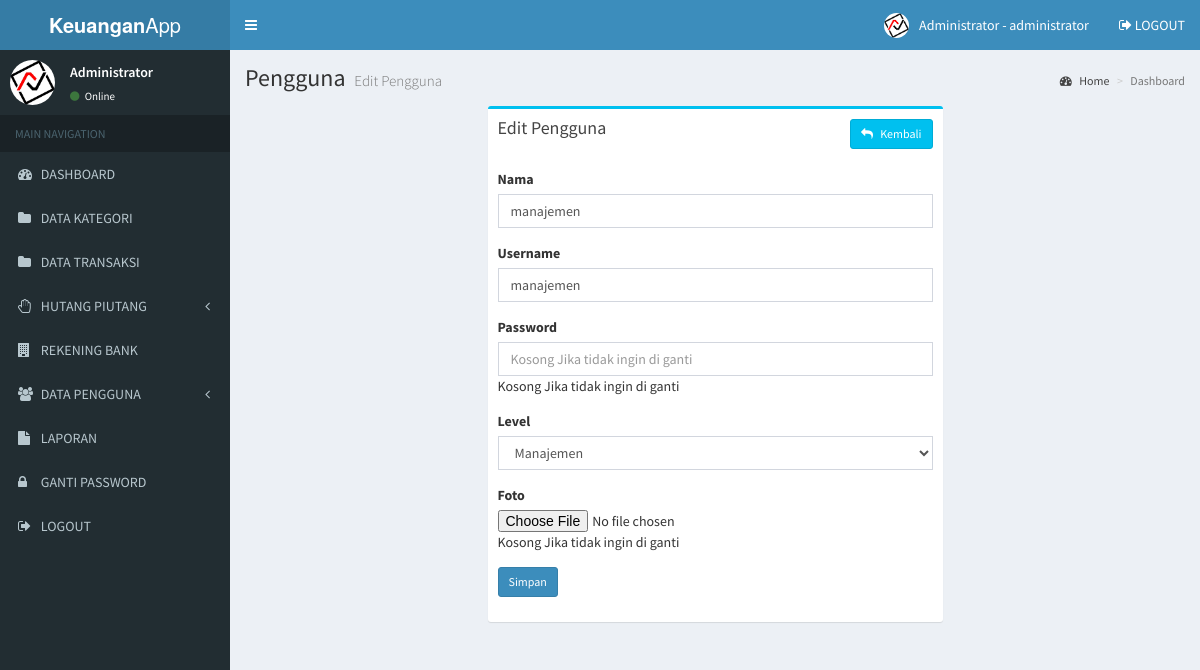
Page /admin/user_edit.php?id=2 (signed in) on the committed database.
### tables this page shows
CREATE TABLE `user` (
  `user_id` int(11) NOT NULL AUTO_INCREMENT,
  `user_nama` varchar(100) NOT NULL,
  `user_username` varchar(100) NOT NULL,
  `user_password` varchar(100) NOT NULL,
  `user_foto` varchar(100) DEFAULT NULL,
  `user_level` varchar(20) NOT NULL,
  PRIMARY KEY (`user_id`)
);

### admin/user_edit.php (the view, shortened to what this page needs)
<?php
include 'header.php';
include '../koneksi.php';
?>
<div class="content-wrapper">
  <section class="content-header">
    <h1>
      Pengguna
      <small>Edit Pengguna</small>
    </h1>
    <ol class="breadcrumb">
      <li><a href="#"><i class="fa fa-dashboard"></i> Home</a></li>
      <li class="active">Dashboard</li>
    </ol>
  </section>
  <section class="content">
    <div class="row">
      <section class="col-lg-6 col-lg-offset-3">
        <div class="box box-info">
          <div class="box-header">
            <h3 class="box-title">Edit Pengguna</h3>
            <a href="user.php" class="btn btn-info btn-sm pull-right"><i class="fa fa-reply"></i> &nbsp; Kembali</a>
          </div>
          <div class="box-body">
            <form action="user_update.php" method="post" enctype="multipart/form-data">
              <?php
              $id = $_GET['id'];
              $data = mysqli_query($koneksi, "select * from user where user_id='$id'");
              while($d = mysqli_fetch_array($data)){
                ?>
                <div class="form-group">
                  <label>Nama</label>
                  <input type="text" class="form-control" name="nama" value="<?php echo $d['user_nama'] ?>" required="required">
                </div>
                <div class="form-group">
                  <label>Username</label>
                  <input type="text" class="form-control" name="username" value="<?php echo $d['user_username'] ?>" required="required">
                </div>
                <div class="form-group">
                  <label>Password</label>
                  <input type="password" class="form-control" name="password" min="5" placeholder="Kosong Jika tidak ingin di ganti">
                  <p>Kosong Jika tidak ingin di ganti</p>
                </div>
                <div class="form-group">
                  <label>Level</label>
                  <select class="form-control" name="level" required="required">
                    <option <?php if($d['user_level'] == "manajemen"){echo "selected='selected'";} ?> value="manajemen"> Manajemen </option>
                  </select>
                </div>
                <div class="form-group">
                  <label>Foto</label>
                  <input type="file" name="foto">
                  <p>Kosong Jika tidak ingin di ganti</p>
                </div>
                <div class="form-group">
                  <input type="submit" class="btn btn-sm btn-primary" value="Simpan">
                </div>
                <?php
              }
              ?>
            </form>
          </div>
        </div>
      </section>
    </div>
  </section>
</div>
<?php include 'footer.php'; ?>

### admin/header.php (shortened to what this page needs)
<!DOCTYPE html>
<html>
<head>
  <link rel="stylesheet" href="../assets/bower_components/bootstrap/dist/css/bootstrap.min.css">
  <link rel="stylesheet" href="../assets/bower_components/font-awesome/css/font-awesome.min.css">
  <link rel="stylesheet" href="../assets/bower_components/Ionicons/css/ionicons.min.css">
  <link rel="stylesheet" href="../assets/dist/css/AdminLTE.min.css">
  <link rel="stylesheet" href="../assets/bower_components/datatables.net-bs/css/dataTables.bootstrap.min.css">
  <link rel="stylesheet" href="../assets/dist/css/skins/_all-skins.min.css">
  <link rel="stylesheet" href="../assets/bower_components/morris.js/morris.css">
  <link rel="stylesheet" href="../assets/bower_components/jvectormap/jquery-jvectormap.css">
  <link rel="stylesheet" href="../assets/bower_components/bootstrap-datepicker/dist/css/bootstrap-datepicker.min.css">
  <link rel="stylesheet" href="../assets/bower_components/bootstrap-daterangepicker/daterangepicker.css">
  <link rel="stylesheet" href="../assets/plugins/bootstrap-wysihtml5/bootstrap3-wysihtml5.min.css">
  <?php
  include '../koneksi.php';
  ?>
</head>
<body class="hold-transition skin-blue sidebar-mini">
  <div class="wrapper">
    <header class="main-header">
      <a href="index.php" class="logo">
        <span class="logo-lg"><b>Keuangan</b>App</span>
      </a>
      <nav class="navbar navbar-static-top">
        <a href="#" class="sidebar-toggle" data-toggle="push-menu" role="button">
        </a>
        <div class="navbar-custom-menu">
          <ul class="nav navbar-nav">
            <li class="dropdown user user-menu">
              <a href="#" class="dropdown-toggle" data-toggle="dropdown">
                <?php
                $id_user = $_SESSION['id'];
                $profil = mysqli_query($koneksi,"select * from user where user_id='$id_user'");
                $profil = mysqli_fetch_assoc($profil);
                if($profil['user_foto'] == ""){
                  ?>
                  <img src="../gambar/sistem/user.png" class="user-image">
                <?php }else{ ?>
                  <img src="../gambar/user/<?php echo $profil['user_foto'] ?>" class="user-image">
                <?php } ?>
                <span class="hidden-xs"><?php echo $_SESSION['nama']; ?> - <?php echo $_SESSION['level']; ?></span>
              </a>
            </li>
            <li>
              <a href="logout.php"><i class="fa fa-sign-out"></i> LOGOUT</a>
            </li>
          </ul>
        </div>
      </nav>
    </header>
    <aside class="main-sidebar">
      <section class="sidebar">
        <div class="user-panel">
          <div class="pull-left image">
            <?php
            $id_user = $_SESSION['id'];
            $profil = mysqli_query($koneksi,"select * from user where user_id='$id_user'");
            $profil = mysqli_fetch_assoc($profil);
            if($profil['user_foto'] == ""){
              ?>
              <img src="../gambar/sistem/user.png" class="img-circle">
            <?php }else{ ?>
              <img src="../gambar/user/<?php echo $profil['user_foto'] ?>" class="img-circle" style="max-height:45px">
            <?php } ?>
          </div>
          <div class="pull-left info">
            <p><?php echo $_SESSION['nama']; ?></p>
            <a href="#"><i class="fa fa-circle text-success"></i> Online</a>
          </div>
        </div>
        <ul class="sidebar-menu" data-widget="tree">
          <li class="header">MAIN NAVIGATION</li>
          <li>
            <a href="index.php">
              <i class="fa fa-dashboard"></i> <span>DASHBOARD</span>
            </a>
          </li>
          <li>
            <a href="kategori.php">
              <i class="fa fa-folder"></i> <span>DATA KATEGORI</span>
            </a>
          </li>
          <li>
            <a href="transaksi.php">
              <i class="fa fa-folder"></i> <span>DATA TRANSAKSI</span>
            </a>
          </li>
          <li class="treeview">
            <a href="#">
              <i class="fa fa-hand-paper-o"></i>
              <span>HUTANG PIUTANG</span>
              <span class="pull-right-container">
                <i class="fa fa-angle-left pull-right"></i>
              </span>
            </a>
          </li>
          <li>
            <a href="bank.php">
              <i class="fa fa-building"></i> <span>REKENING BANK</span>
            </a>
          </li>
          <li class="treeview">
            <a href="#">
              <i class="fa fa-users"></i>
              <span>DATA PENGGUNA</span>
              <span class="pull-right-container">
                <i class="fa fa-angle-left pull-right"></i>
              </span>
            </a>
          </li>
          <li>
            <a href="laporan.php">
              <i class="fa fa-file"></i> <span>LAPORAN</span>
            </a>
          </li>
          <li>
            <a href="gantipassword.php">
              <i class="fa fa-lock"></i> <span>GANTI PASSWORD</span>
            </a>
          </li>
          <li>
            <a href="logout.php">
              <i class="fa fa-sign-out"></i> <span>LOGOUT</span>
            </a>
          </li>
        </ul>
      </section>
    </aside>

### rows in the picture
user: user_foto (picture)
user: nama "manajemen", username "manajemen", level "Manajemen"

### other values in the picture
$_SESSION['nama'] "Administrator"
$_SESSION['level'] "administrator"
